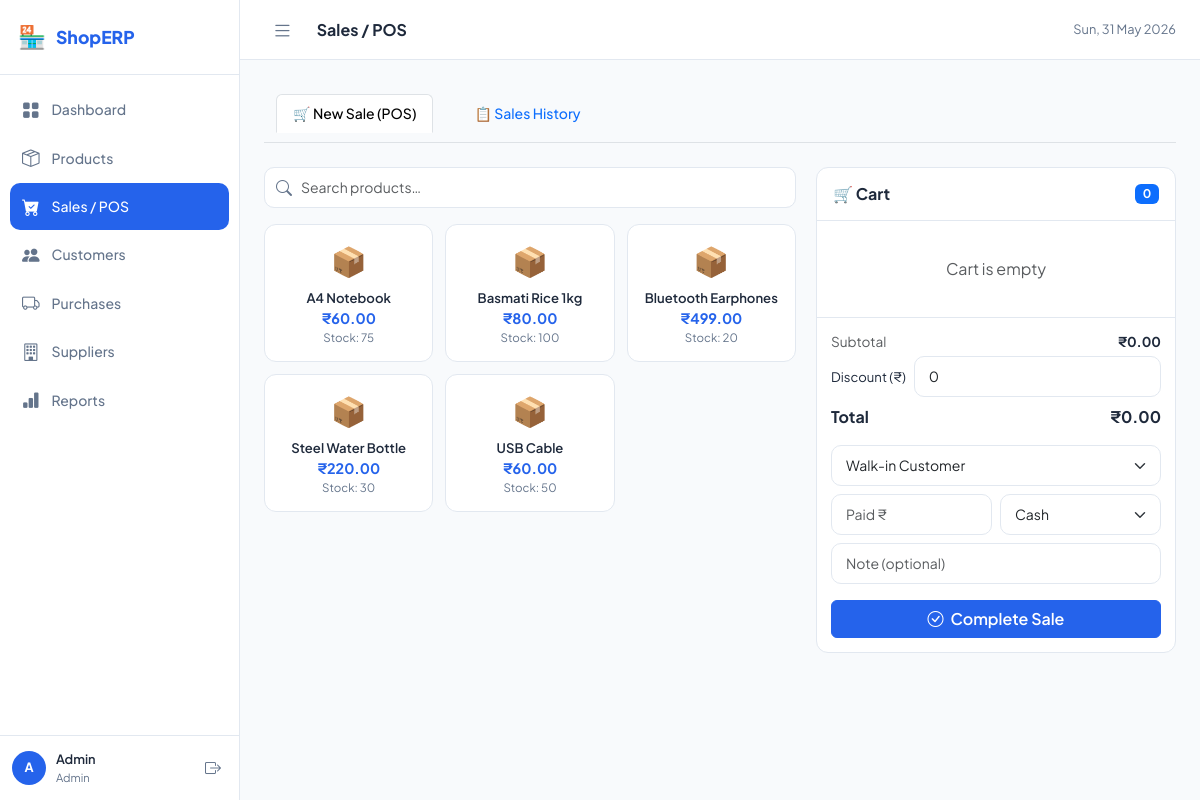
Page /modules/sales.php (signed in) on the committed database.
### tables this page shows
CREATE TABLE IF NOT EXISTS products (
    id INT AUTO_INCREMENT PRIMARY KEY,
    category_id INT,
    name VARCHAR(200) NOT NULL,
    sku VARCHAR(50) UNIQUE,
    description TEXT,
    purchase_price DECIMAL(10,2) DEFAULT 0,
    sale_price DECIMAL(10,2) DEFAULT 0,
    stock_qty INT DEFAULT 0,
    low_stock_alert INT DEFAULT 5,
    unit VARCHAR(20) DEFAULT 'pcs',
    created_at TIMESTAMP DEFAULT CURRENT_TIMESTAMP,
    FOREIGN KEY (category_id) REFERENCES categories(id) ON DELETE SET NULL
);

### includes/config.php (called while the page is built, shortened)
<?php
function money($n) {
    return CURRENCY . number_format($n, 2);
}
?>

### modules/sales.php (the view, shortened to what this page needs)
<?php
require_once __DIR__ . '/../includes/config.php';
$products  = $pdo->query("SELECT * FROM products WHERE stock_qty > 0 ORDER BY name")->fetchAll();
require_once __DIR__ . '/../includes/header.php';
?>
<ul class="nav nav-tabs mb-4" id="salesTab">
    <li class="nav-item"><a class="nav-link active" data-bs-toggle="tab" href="#pos">🛒 New Sale (POS)</a></li>
    <li class="nav-item"><a class="nav-link" data-bs-toggle="tab" href="#history">📋 Sales History</a></li>
</ul>
<div class="tab-content">
<div class="tab-pane fade show active" id="pos">
<div class="pos-grid">
    <div>
        <div class="mb-3 search-bar">
            <i class="bi bi-search"></i>
            <input type="text" class="form-control" id="prodSearch" placeholder="Search products…">
        </div>
        <div class="product-grid" id="productGrid">
            <?php foreach ($products as $p): ?>
            <div class="product-tile" onclick="addToCart(<?= $p['id'] ?>, <?= htmlspecialchars(json_encode($p['name'])) ?>, <?= $p['sale_price'] ?>, <?= $p['stock_qty'] ?>)"
                 data-name="<?= strtolower(htmlspecialchars($p['name'])) ?>">
                <div style="font-size:1.8rem">📦</div>
                <div class="pt-name"><?= htmlspecialchars($p['name']) ?></div>
                <div class="pt-price"><?= money($p['sale_price']) ?></div>
                <div class="pt-stock">Stock: <?= $p['stock_qty'] ?></div>
            </div>
            <?php endforeach; ?>
        </div>
    </div>
    <div class="cart-panel">
        <div class="card-header" style="font-weight:700;padding:14px 16px;">
            🛒 Cart <span id="cartCount" class="badge bg-primary ms-2">0</span>
        </div>
        <div class="cart-items" id="cartItems">
            <div class="text-muted text-center py-4" id="emptyCart">Cart is empty</div>
        </div>
        <div class="cart-footer">
            <div class="d-flex justify-content-between mb-1" style="font-size:.85rem">
                <span class="text-muted">Subtotal</span>
                <strong id="subtotal">₹0.00</strong>
            </div>
            <div class="d-flex align-items-center gap-2 mb-2">
                <label style="font-size:.82rem;white-space:nowrap">Discount (₹)</label>
                <input type="number" id="discount" class="form-control form-control-sm" value="0" min="0" oninput="calcTotal()">
            </div>
            <div class="d-flex justify-content-between mb-3" style="font-size:1rem;font-weight:700">
                <span>Total</span><span id="totalAmt">₹0.00</span>
            </div>
            <form method="POST" id="saleForm">
                <select name="customer_id" class="form-select form-select-sm mb-2">
                    <option value="">Walk-in Customer</option>
                </select>
                <div class="row g-2 mb-2">
                    <div class="col">
                        <input type="number" name="paid_amount" id="paidAmt" class="form-control form-control-sm" placeholder="Paid ₹" min="0" step="0.01">
                    </div>
                    <div class="col">
                        <select name="payment_method" class="form-select form-select-sm">
                            <option value="cash">Cash</option>
                        </select>
                    </div>
                </div>
                <input type="text" name="note" class="form-control form-control-sm mb-3" placeholder="Note (optional)">
                <button type="submit" class="btn btn-primary w-100" onclick="return submitSale()">
                    <i class="bi bi-check-circle me-1"></i> Complete Sale
                </button>
            </form>
        </div>
    </div>
</div>
</div>
</div>
<?php require_once __DIR__ . '/../includes/footer.php'; ?>

### assets/css/app.css (style rules this page uses)
:root { --sidebar-w: 240px; --primary: #2563eb; --primary-light: #eff6ff; --primary-dark: #1d4ed8; --success: #16a34a; --danger: #dc2626; --warning: #d97706; --bg: #f8fafc; --surface: #ffffff; --border: #e2e8f0; --text: #1e293b; --muted: #64748b; --radius: 12px; --shadow: 0 1px 3px rgba(0,0,0,.06), 0 1px 2px rgba(0,0,0,.04); --shadow-md: 0 4px 16px rgba(0,0,0,.08); --font: 'Plus Jakarta Sans', sans-serif; }
* { box-sizing: border-box; margin: 0; padding: 0; }
body { font-family: var(--font); background: var(--bg); color: var(--text); display: flex; min-height: 100vh; }
.nav-item { display: flex; align-items: center; gap: 12px; padding: 10px 12px; border-radius: 10px; color: var(--muted); text-decoration: none; font-size: .875rem; font-weight: 500; transition: all .15s; white-space: nowrap; }
.card-header { padding: 16px 20px; border-bottom: 1px solid var(--border); background: transparent; font-weight: 700; display: flex; align-items: center; justify-content: space-between; gap: 12px; }
.btn-primary { background: var(--primary); border-color: var(--primary); font-weight: 600; }
.form-control, .form-select { border-color: var(--border); border-radius: 10px; font-size: .875rem; padding: 9px 14px; transition: border-color .15s, box-shadow .15s; }
.pos-grid { display: grid; grid-template-columns: 1fr 360px; gap: 20px; }
.product-grid { display: grid; grid-template-columns: repeat(auto-fill, minmax(140px, 1fr)); gap: 12px; max-height: calc(100vh - 240px); overflow-y: auto; }
.product-tile { background: var(--surface); border: 1.5px solid var(--border); border-radius: 12px; padding: 14px 12px; cursor: pointer; text-align: center; transition: all .15s; font-size: .82rem; }
.product-tile .pt-name { font-weight: 600; color: var(--text); margin-top: 6px; }
.product-tile .pt-price { color: var(--primary); font-weight: 700; font-size: .9rem; }
.product-tile .pt-stock { font-size: .72rem; color: var(--muted); }
.cart-panel { background: var(--surface); border: 1px solid var(--border); border-radius: var(--radius); display: flex; flex-direction: column; max-height: calc(100vh - 100px); }
.cart-items { flex: 1; overflow-y: auto; padding: 12px; }
.cart-footer { padding: 14px; border-top: 1px solid var(--border); }
.search-bar { position: relative; }
.search-bar i { position: absolute; left: 12px; top: 50%; transform: translateY(-50%); color: var(--muted); }
.search-bar input { padding-left: 36px; }

### rows in the picture
products: name "A4 Notebook", sale_price "₹60.00", stock_qty "75"
products: name "Basmati Rice 1kg", sale_price "₹80.00", stock_qty "100"
products: name "Bluetooth Earphones", sale_price "₹499.00", stock_qty "20"
products: name "Steel Water Bottle", sale_price "₹220.00", stock_qty "30"
products: name "USB Cable", sale_price "₹60.00", stock_qty "50"

### other values in the picture
APP_NAME "ShopERP"
$item['label'] "Dashboard"
$item['label'] "Products"
$item['label'] "Sales / POS"
$item['label'] "Customers"
$item['label'] "Purchases"
$item['label'] "Suppliers"
$item['label'] "Reports"
substr($_SESSION['user']['name'], 0, 1) "A"
$_SESSION['user']['name'] "Admin"
$_SESSION['user']['role'] "Admin"
$pageTitle "Sales / POS"
